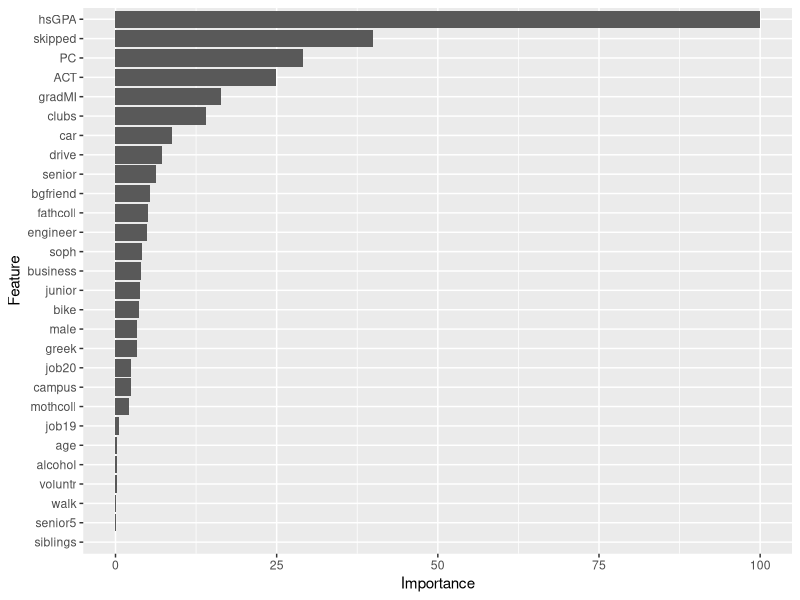
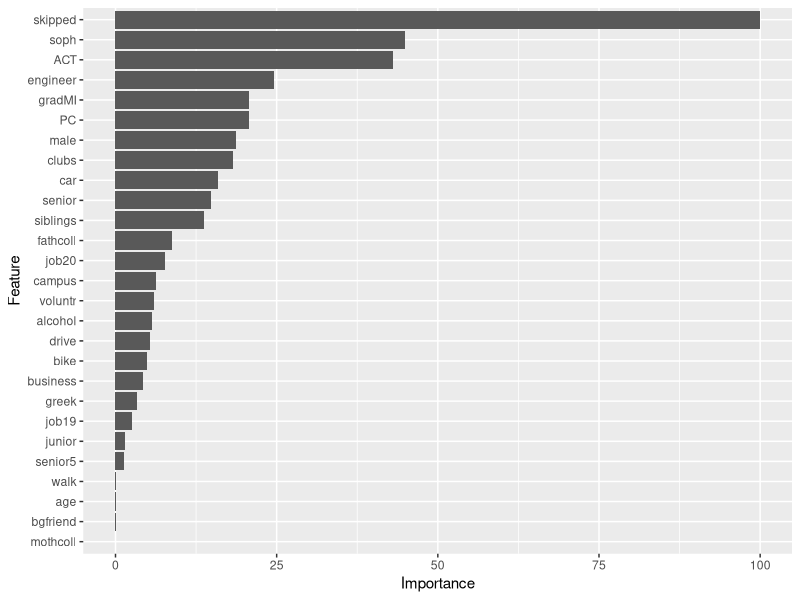
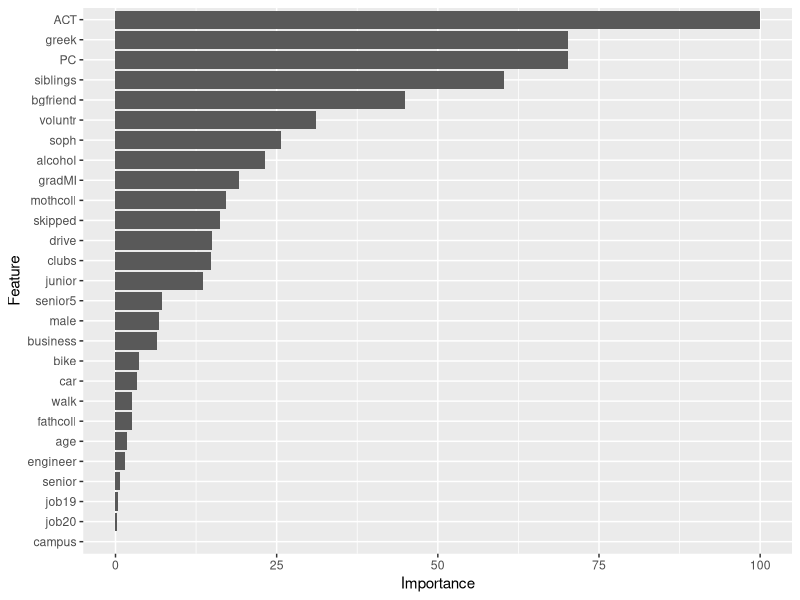

Recreate these plots in R, in order.
if(!require(mlbench)){install.packages("mlbench"); require(mlbench)} # common datasets to use
if(!require(tidyverse)){install.packages("tidyverse"); library(tidyverse)} 
if(!require(modelr)){install.packages("modelr"); library(modelr)} 

# some dependencies for caret that aren't automatically installed
if(!require(ModelMetrics)){install.packages("ModelMetrics"); require(ModelMetrics)}
if(!require(recipes)){install.packages("recipes"); require(recipes)}
if(!require(DEoptimR)){install.packages("DEoptimR"); require(DEoptimR)}

if(!require(caret)){install.packages("caret"); require(caret)} # ML package WITHOUT its dependencies. Should not take as long
if(!require(dplyr)){install.packages("dplyr"); require(dplyr)}
set.seed(370)

if(!require(caret)){install.packages("caret", dependencies = c("Depends", "Suggests")); require(caret)}

# load data
mich_data <- read.csv("./gpa1.csv")
mich_data <- mich_data %>% dplyr::select(-X)
low_drink <- mich_data %>% filter(alcohol < 3)
high_drink <- mich_data %>% filter(alcohol >= 3)

# Scatterplot

all_plot <- ggplot(mich_data, aes(x = alcohol, y = colGPA))  +
  geom_point()
low_plot <- ggplot(low_drink, aes(x = alcohol, y = colGPA))  +
  geom_point()
high_plot <- ggplot(high_drink, aes(x = alcohol, y = colGPA))  +
  geom_point()

# Feature dplyr::selection

# all data
control <- trainControl(method="repeatedcv", number = 10, repeats = 3)
colGPA_features <- mich_data %>% dplyr::select(-hsGPA)

model1 <- train(colGPA ~., data=mich_data, method = "knn", trControl = control)

importance1 <- varImp(model1)

ggplot(importance1)

# low
control <- trainControl(method="repeatedcv", number = 10, repeats = 3)
colGPA_features_low <- low_drink %>% dplyr::select(-hsGPA)

model_low <- train(colGPA ~., data=colGPA_features_low, method = "knn", trControl = control)

importance_low <- varImp(model_low)

ggplot(importance_low)

# high
control <- trainControl(method="repeatedcv", number = 10, repeats = 3)
colGPA_features_high <- high_drink %>% dplyr::select(-hsGPA)

model_high <- train(colGPA ~., data=colGPA_features_high, method = "knn", trControl = control)

importance_high <- varImp(model_high)

ggplot(importance_high)

# tests

# try t-test for low vs high groups
